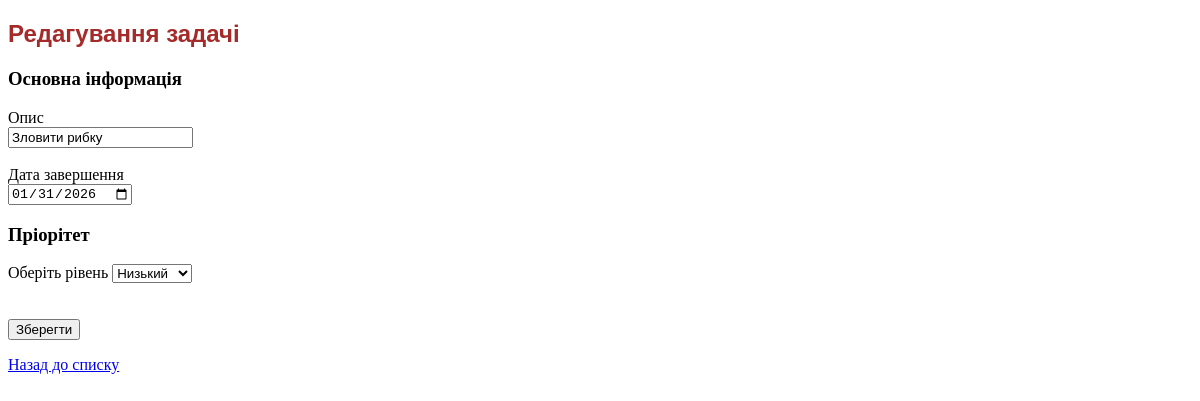
The app's page /edit_task/28 (signed in) with its own data.
### tables this page shows
CREATE TABLE tasks (
                id INTEGER PRIMARY KEY AUTOINCREMENT,
                user_id INTEGER,
                description TEXT,
                created_at TIMESTAMP NOT NULL,
                due_at TIMESTAMP NOT NULL,
                priority INTEGER NOT NULL,
                done BOOLEAN NOT NULL,
                FOREIGN KEY("user_id") REFERENCES users(id)
    );

### app.py (the view, shortened to what this page needs)
@app.route('/edit_task/<int:task_id>', methods=['GET', 'POST'])
def edit_task(task_id):
    if "username" not in session:
        return redirect(url_for('login'))
    task = db.get_task(task_id)
    return render_template('edit_task.html', task=task, priority_map=priority_map)

### database.py (called while the page is built)
def get_task(task_id):
    conn = sqlite3.connect(DB_NAME)
    curs = conn.cursor()
    curs.execute("SELECT * FROM tasks WHERE id = ?", (task_id,))
    task = curs.fetchone()
    conn.close()
    return task

### templates/edit_task.html (shortened to what this page needs)
<!DOCTYPE html>
<html lang="uk">
<head>
    <link rel="stylesheet" href="{{ url_for('static', filename='css/style.css') }}">
</head>
<body>
    <h2>Редагування задачі</h2>
    <form method="POST" class="task-form">
        <div class="form-section">
            <h3>Основна інформація</h3>
            <div class="form-gruop">
                <label for="description">Опис</label><br>
                <input type="text" id="description" name="description" value="{{ task[2] }}" required>
            </div><br>
            <div class="form-group">
                <label for="due_at">Дата завершення</label><br>
                 <input type="date" id="due_at" name="due_at" value="{{ task[4] }}" required>
            </div>
        </div>
        <div class="form-section">
            <h3>Пріорітет</h3>
            <div class="form-gruop">
                <label for="priority">Оберіть рівень</label>
                <select name="priority">
                    {% for key, value in priority_map.items() %}
                        <option value="{{ key }}" {% if task[5] == key %}selected{% endif %}>{{ value }}</option>
                    {% endfor %}
                </select><br>
            </div><br><br>
        </div>
        <button type="submit">Зберегти</button>
    </form>
    <p><a href="{{ url_for('tasks') }}">Назад до списку</a></p>
</body>
</html>

### static/css/style.css (style rules this page uses)
h2 { font-family: Arial; color: brown; }

### records on screen
tasks: description "Зловити рибку", due_at "01/31/2026", priority "Низький"
